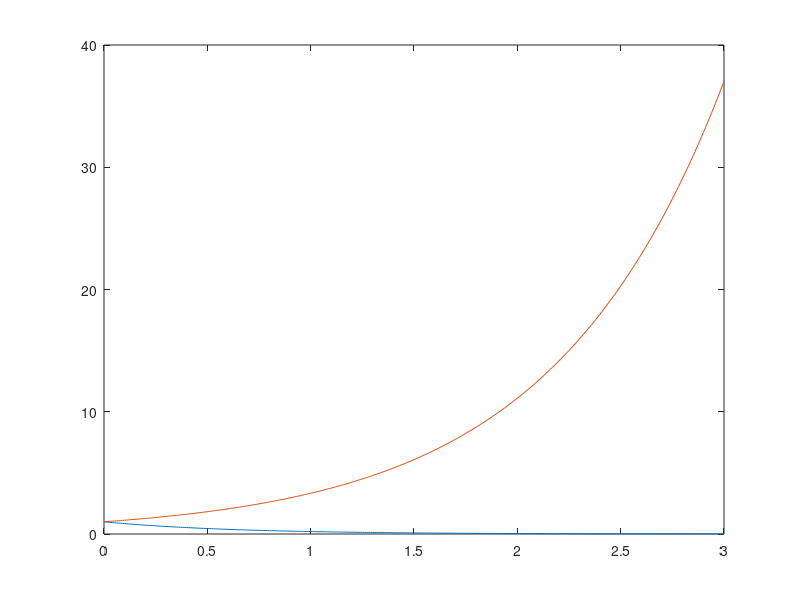

MATLAB code for this plot:
t = 0:0.01:3

for k = 0:0.1:1
    y = 1./exp(k).^t;
    plot(t,y)
    hold on
end
hold off

plot(t,1./5.^t)
hold on
plot(t,1./0.3.^t)
hold off